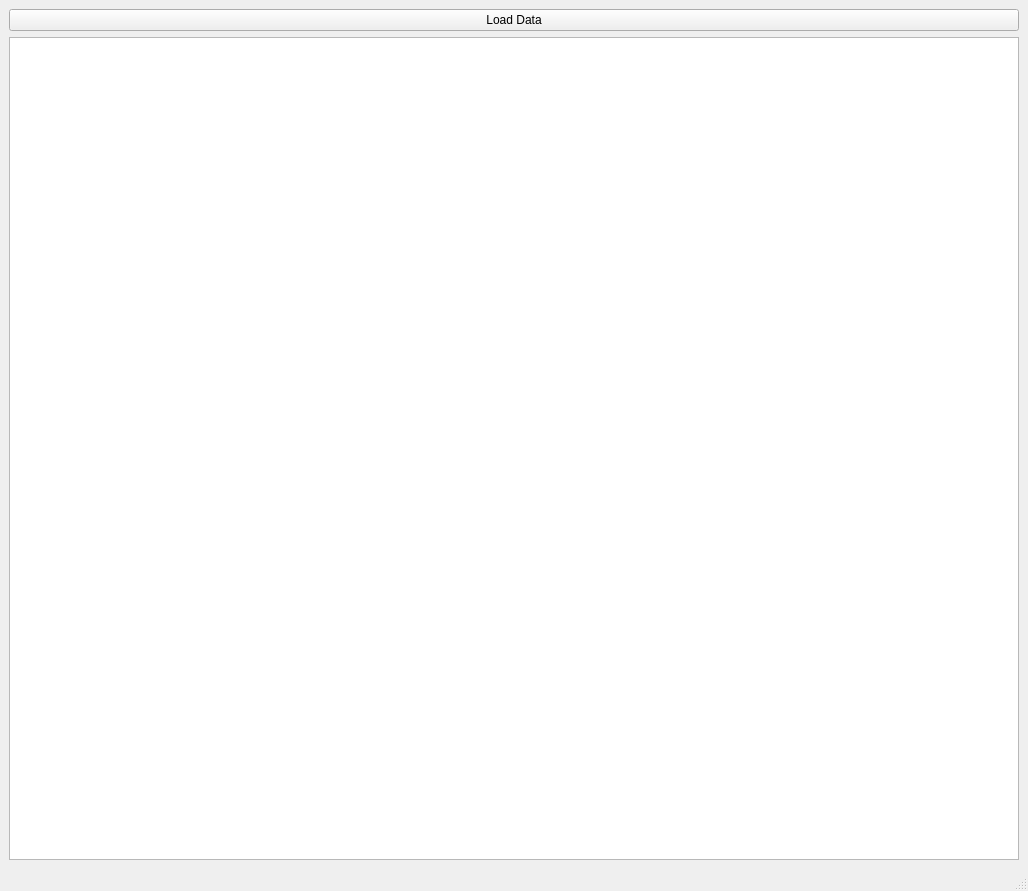
<?xml version="1.0" encoding="UTF-8"?>
<ui version="4.0">
 <class>Visualizer3D</class>
 <widget class="QMainWindow" name="Visualizer3D">
  <property name="geometry">
   <rect>
    <x>0</x>
    <y>0</y>
    <width>1028</width>
    <height>891</height>
   </rect>
  </property>
  <property name="windowTitle">
   <string>Visualizer3D</string>
  </property>
  <widget class="QWidget" name="centralwidget">
   <layout class="QVBoxLayout" name="verticalLayout">
    <item>
     <widget class="QPushButton" name="loadButton">
      <property name="text">
       <string>Load Data</string>
      </property>
     </widget>
    </item>
    <item>
     <widget class="QGraphicsView" name="graphicsView"/>
    </item>
   </layout>
  </widget>
  <widget class="QMenuBar" name="menubar">
   <property name="geometry">
    <rect>
     <x>0</x>
     <y>0</y>
     <width>1028</width>
     <height>22</height>
    </rect>
   </property>
  </widget>
  <widget class="QStatusBar" name="statusbar"/>
 </widget>
 <resources/>
 <connections/>
</ui>
